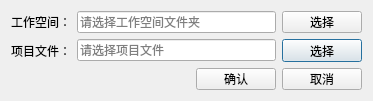
<?xml version="1.0" encoding="UTF-8"?>
<ui version="4.0">
 <class>ConfigurationDlg</class>
 <widget class="QDialog" name="ConfigurationDlg">
  <property name="geometry">
   <rect>
    <x>0</x>
    <y>0</y>
    <width>373</width>
    <height>101</height>
   </rect>
  </property>
  <property name="windowTitle">
   <string>Form</string>
  </property>
  <layout class="QGridLayout" name="gridLayout">
   <item row="0" column="0" colspan="2">
    <widget class="QLabel" name="label">
     <property name="text">
      <string>工作空间：</string>
     </property>
    </widget>
   </item>
   <item row="1" column="3">
    <widget class="QPushButton" name="pushButton_selectProject">
     <property name="minimumSize">
      <size>
       <width>0</width>
       <height>22</height>
      </size>
     </property>
     <property name="text">
      <string>选择</string>
     </property>
    </widget>
   </item>
   <item row="0" column="2">
    <widget class="QLineEdit" name="lineEdit_workSpace">
     <property name="minimumSize">
      <size>
       <width>0</width>
       <height>22</height>
      </size>
     </property>
     <property name="readOnly">
      <bool>true</bool>
     </property>
     <property name="placeholderText">
      <string>请选择工作空间文件夹</string>
     </property>
    </widget>
   </item>
   <item row="0" column="3">
    <widget class="QPushButton" name="pushButton_selectWorkSpace">
     <property name="minimumSize">
      <size>
       <width>0</width>
       <height>22</height>
      </size>
     </property>
     <property name="text">
      <string>选择</string>
     </property>
    </widget>
   </item>
   <item row="1" column="2">
    <widget class="QLineEdit" name="lineEdit_project">
     <property name="minimumSize">
      <size>
       <width>0</width>
       <height>22</height>
      </size>
     </property>
     <property name="readOnly">
      <bool>true</bool>
     </property>
     <property name="placeholderText">
      <string>请选择项目文件</string>
     </property>
    </widget>
   </item>
   <item row="1" column="0" colspan="2">
    <widget class="QLabel" name="label_2">
     <property name="text">
      <string>项目文件：</string>
     </property>
    </widget>
   </item>
   <item row="2" column="0" colspan="4">
    <layout class="QGridLayout" name="gridLayout_2">
     <item row="0" column="2">
      <widget class="QPushButton" name="pushButton_cancel">
       <property name="minimumSize">
        <size>
         <width>0</width>
         <height>22</height>
        </size>
       </property>
       <property name="text">
        <string>取消</string>
       </property>
      </widget>
     </item>
     <item row="0" column="0">
      <spacer name="horizontalSpacer">
       <property name="orientation">
        <enum>Qt::Horizontal</enum>
       </property>
       <property name="sizeHint" stdset="0">
        <size>
         <width>40</width>
         <height>20</height>
        </size>
       </property>
      </spacer>
     </item>
     <item row="0" column="1">
      <widget class="QPushButton" name="pushButton_confirm">
       <property name="minimumSize">
        <size>
         <width>0</width>
         <height>22</height>
        </size>
       </property>
       <property name="text">
        <string>确认</string>
       </property>
      </widget>
     </item>
    </layout>
   </item>
  </layout>
 </widget>
 <tabstops>
  <tabstop>lineEdit_workSpace</tabstop>
  <tabstop>pushButton_selectWorkSpace</tabstop>
  <tabstop>lineEdit_project</tabstop>
  <tabstop>pushButton_selectProject</tabstop>
  <tabstop>pushButton_confirm</tabstop>
  <tabstop>pushButton_cancel</tabstop>
 </tabstops>
 <resources/>
 <connections/>
</ui>
